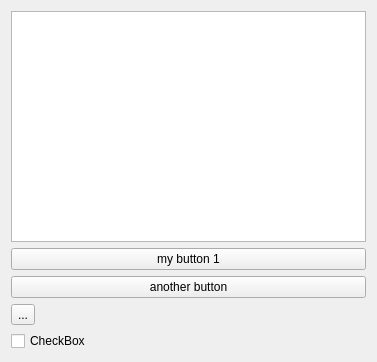
<?xml version="1.0" encoding="UTF-8"?>
<ui version="4.0">
 <class>Form</class>
 <widget class="QWidget" name="Form">
  <property name="geometry">
   <rect>
    <x>0</x>
    <y>0</y>
    <width>377</width>
    <height>362</height>
   </rect>
  </property>
  <property name="windowTitle">
   <string>Form</string>
  </property>
  <layout class="QVBoxLayout" name="verticalLayout">
   <item>
    <widget class="QTableView" name="view"/>
   </item>
   <item>
    <widget class="QPushButton" name="pushButton">
     <property name="text">
      <string>my button 1</string>
     </property>
    </widget>
   </item>
   <item>
    <widget class="QPushButton" name="pushButton_2">
     <property name="text">
      <string>another button</string>
     </property>
    </widget>
   </item>
   <item>
    <widget class="QToolButton" name="exampleToolButton">
     <property name="text">
      <string>...</string>
     </property>
    </widget>
   </item>
   <item>
    <widget class="QCheckBox" name="checkBox">
     <property name="text">
      <string>CheckBox</string>
     </property>
    </widget>
   </item>
  </layout>
 </widget>
 <resources/>
 <connections/>
</ui>
